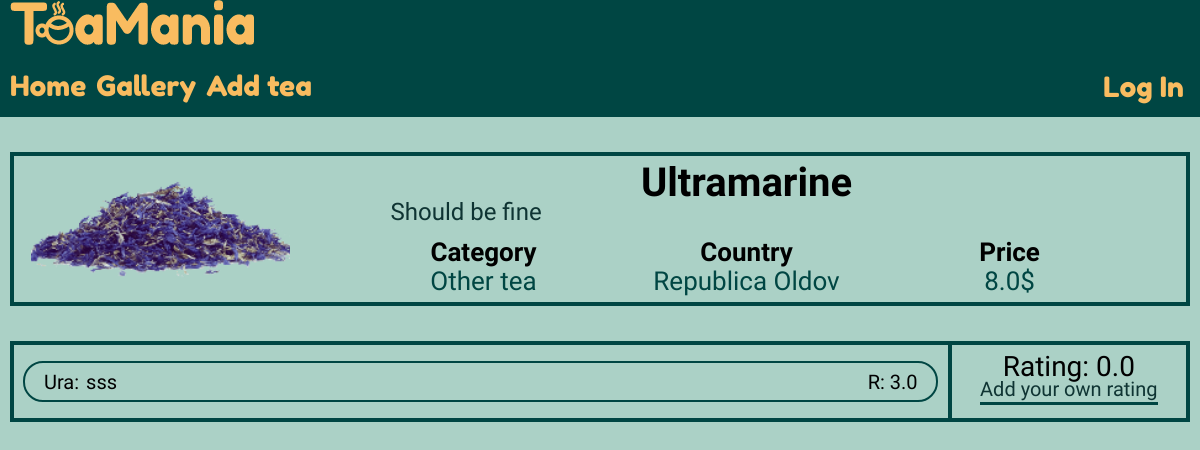
/gallery/3, run on the app's committed database.
### app/models.py (models this page shows, shortened)
class Tea(db.Model):
    id = db.Column(db.Integer, primary_key=True)
    title = db.Column(db.String(50), index=True, unique=True, nullable=False)
    type = db.Column(db.String(20), index=True, nullable=False)
    country = db.Column(db.String(50), index=True, nullable=False)
    description = db.Column(db.String(200))
    price = db.Column(db.Float, index=True, nullable=False)
    rating = db.Column(db.Float, index=True)
    image = db.Column(db.String(150))
    timestamp = db.Column(db.DateTime, index=True, default=datetime.utcnow)
    user_id = db.Column(db.Integer, db.ForeignKey('user.id'))
    comments = db.relationship('Comment', backref='tea', lazy='dynamic')

class Comment(db.Model):
    id = db.Column(db.Integer, primary_key=True)
    body = db.Column(db.String(200))
    rating = db.Column(db.Float, nullable=False)
    timestamp = db.Column(db.DateTime, index=True, default=datetime.utcnow)
    tea_id = db.Column(db.Integer, db.ForeignKey('tea.id'))
    user_id = db.Column(db.Integer, db.ForeignKey('user.id'))

### app/routes.py (the view)
@app.route('/gallery/<int:id>')
def single(id):
    tea = Tea.query.get(id)
    comments = tea.comments
    return render_template('single.html', tea=tea, comments=comments)

### app/templates/single.html (shortened to what this page needs)
<!DOCTYPE html>
<html lang="en">
<head>
  <link href="https://stackpath.bootstrapcdn.com/font-awesome/4.7.0/css/font-awesome.min.css" rel="stylesheet">
  <link rel="stylesheet" href="{{ url_for('static', filename='css/main_style.css')}}">
  <link rel="stylesheet" href="{{ url_for('static', filename='css/single_style.css')}}">
</head>
<body>
  <header>
    <div class="container">
      <a href="{{ url_for('index') }}" class="header__logo">
        <img src="{{ url_for('static', filename='images/logo_desctop.png') }}" alt="Big logo">
      </a>
      <div class="header__bottom">
        <nav>
          <a href="{{ url_for('index') }}" class="header__button">Home</a>
          <a href="{{ url_for('gallery') }}" class="header__button" >Gallery</a>
          <a href="{{ url_for('add_tea') }}" class="header__button">Add tea</a>
        </nav>
        <div class="header__login">
          <button class="header__button" id="login">Log In</button>
        </div>
      </div>
    </div>
  </header>
  <main>
    <div class="container">
      <section class="tea__section">
        <article class="main__information">
          <div class="tea__image">
            {% if tea.type == 'Black' %}
              <img src="{{ url_for('static', filename='images/blacktear.png')}}" alt="black tea">
            {% elif tea.type == 'Green' %}
              <img src="{{ url_for('static', filename='images/greentear.png')}}" alt="green tea">
            {% else %}
              <img src="{{ url_for('static', filename='images/othertear.png')}}" alt="other tea">
            {% endif %}
          </div>
          <div class="tea__info">
            <h2 class="tea__name">{{ tea.title }}</h2>
            <p class="tea__description">{{ tea.description}}</p>
            <div class="tea__stats">
              <table>
                <tr>
                  <th>Category</th>
                  <th>Country</th>
                  <th>Price</th>
                </tr>
                <tr>
                  <td>{{ tea.type }} tea</td>
                  <td>{{ tea.country }}</td>
                  <td>{{ tea.price }}$</td>
                </tr>
              </table>
            </div>
          </div>
        </article>
      </section>
      <section class="feedback__section">
        <article class="comment__section">
          {% if comments.count() == 0 %}
            <p class="empty__comments">No one still commented it</p>
          {% else %}
            <ul id="comment-list">
              {% for comment in comments: %}
              <li id="comment-item">
                <div class="comment">
                  <div class="comment__author">Ura:</div>
                  <div class="comment__text">{{ comment.body }}</div>
                </div>
                <div class="comment__rating">R: {{ comment.rating }}</div>
              </li>
              {% endfor %}
            </ul>
          {% endif %}
        </article>
        <article class="rating__section">
          <div class="average">
            <div id="average-rating">Rating: {{ tea.rating }}</div>
          </div>
          <div class="your__rating">
            <button id="self-rating">Add your own rating</button>
          </div>
        </article>
      </section>
    </div>
  </main>
</body>
</html>

### app/static/css/main_style.css (style rules this page uses)
* { box-sizing: border-box; }
a { text-decoration: none; }
ul, li { list-style-type: none; margin-left: 0; padding-left: 0; }
header { width: 100%; background-color: #004643; }
.header__bottom { display: flex; justify-content: space-between; line-height: normal; padding: 20px 0px 5px; font-family: 'Fredoka One', sans-serif, serif; }
nav { display: flex; }
.header__button { margin-right: 10px; font-size: 28px; color: #f9bc60; }
.header__button:last-child { margin-right: 0; }
.header__login button { background: none; border: none; font-family: 'Fredoka One'; }
nav a::after, .header__login button::after { content: ''; display: block; width: 0; height: 4px; margin-top: 3px; background-color: #f9bc60; transition: width .3s; }
body { height: 100%; font-family: 'Acme', 'PT Serif', serif; font-weight: 400; font-size: 16px; line-height: 18px; margin: 0; padding: 0; background-color: #abd1c6; }
.container { max-width: 1200px; margin: 0 auto; padding: 0 10px; }

### app/static/css/single_style.css (style rules this page uses)
main .container { display: flex; flex-direction: column; align-items: center; }
.tea__section { display: flex; flex-direction: column; width: 100%; height: 60%; margin: 3% auto; border: 4px solid #004643; }
.main__information { display: flex; justify-content: space-between; }
.tea__image { display: flex; justify-content: center; align-content: center; width: 25%; }
.tea__info { display: flex; justify-content: space-between; width: 75%; flex-direction: column; }
.tea__name { text-align: center; margin: 0; padding-top: 2%; font-size: 40px; }
.tea__description { width: 90%; text-indent: 5%; line-height: 22px; font-size: 24px; margin: 0 auto; padding-top: 1%; padding-bottom: 1%; color: #0f3433; word-wrap: break-word; overflow: hidden; }
.tea__stats table { width: 90%; margin: 1% auto; font-size: 26px; text-align: start; }
.tea__stats table tr { text-align: center; }
.tea__stats table th { width: 33.3%; }
.tea__stats table tr td { padding-top: 1%; }
.tea__stats table tr:last-child { color: #004643; }
.feedback__section { display: flex; width: 100%; height: 35%; margin-bottom: 3%; border: 4px solid #004643; }
.comment__section { width: 80%; border-right: 4px solid #004643; }
#comment-list li { display: flex; justify-content: space-between; width: 98%; margin: 1.5% auto; padding: 1% 2%; font-size: 20px; border-radius: 20px; border: 2px solid #004643; }
.comment { display: flex; width: 80%; }
.comment__text { padding-left: 1%; }
.rating__section { display: flex; flex-direction: column; justify-content: space-around; width: 20%; margin: 1% auto; text-align: center; }
#average-rating { font-size: 28px; }
#self-rating { background: none; border: none; font-size: 20px; color: #0f3433; cursor: pointer; font-family: 'Acme', 'PT Serif', serif; }
#self-rating::after { content: ''; display: block; width: 100%; height: 3px; margin-top: .5px; background-color: #004643; }

### data on the page
Tea: title "Ultramarine", description "Should be fine", type "Other", country "Republica Oldov", price "8.0", rating "0.0"
Comment: body "sss", rating "3.0"
